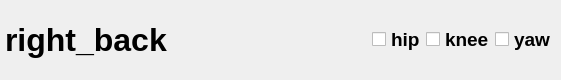
<?xml version="1.0" encoding="UTF-8"?>
<ui version="4.0">
 <class>DataPlotWidget</class>
 <widget class="QWidget" name="DataPlotWidget">
  <property name="geometry">
   <rect>
    <x>0</x>
    <y>0</y>
    <width>561</width>
    <height>80</height>
   </rect>
  </property>
  <property name="acceptDrops">
   <bool>true</bool>
  </property>
  <property name="windowTitle">
   <string>Plot</string>
  </property>
  <layout class="QVBoxLayout" name="verticalLayout">
   <property name="spacing">
    <number>0</number>
   </property>
   <property name="leftMargin">
    <number>0</number>
   </property>
   <property name="topMargin">
    <number>0</number>
   </property>
   <property name="rightMargin">
    <number>0</number>
   </property>
   <property name="bottomMargin">
    <number>0</number>
   </property>
   <item>
    <layout class="QHBoxLayout" name="dataPlotControls">
     <property name="spacing">
      <number>0</number>
     </property>
     <property name="leftMargin">
      <number>5</number>
     </property>
     <property name="topMargin">
      <number>5</number>
     </property>
     <property name="rightMargin">
      <number>5</number>
     </property>
     <property name="bottomMargin">
      <number>5</number>
     </property>
     <item>
      <widget class="QLabel" name="label">
       <property name="font">
        <font>
         <pointsize>24</pointsize>
         <weight>75</weight>
         <bold>true</bold>
        </font>
       </property>
       <property name="text">
        <string>right_back</string>
       </property>
      </widget>
     </item>
     <item>
      <spacer name="horizontalSpacer_2">
       <property name="orientation">
        <enum>Qt::Horizontal</enum>
       </property>
       <property name="sizeHint" stdset="0">
        <size>
         <width>40</width>
         <height>20</height>
        </size>
       </property>
      </spacer>
     </item>
     <item>
      <widget class="QCheckBox" name="checkBox_hip">
       <property name="font">
        <font>
         <pointsize>14</pointsize>
         <weight>75</weight>
         <bold>true</bold>
        </font>
       </property>
       <property name="text">
        <string>hip</string>
       </property>
      </widget>
     </item>
     <item>
      <widget class="QCheckBox" name="checkBox_knee">
       <property name="font">
        <font>
         <pointsize>14</pointsize>
         <weight>75</weight>
         <bold>true</bold>
        </font>
       </property>
       <property name="text">
        <string>knee</string>
       </property>
      </widget>
     </item>
     <item>
      <widget class="QCheckBox" name="checkBox_yaw">
       <property name="font">
        <font>
         <pointsize>14</pointsize>
         <weight>75</weight>
         <bold>true</bold>
        </font>
       </property>
       <property name="text">
        <string>yaw</string>
       </property>
      </widget>
     </item>
    </layout>
   </item>
   <item>
    <layout class="QHBoxLayout" name="data_plot_layout">
     <property name="spacing">
      <number>0</number>
     </property>
    </layout>
   </item>
  </layout>
 </widget>
 <resources/>
 <connections/>
</ui>
